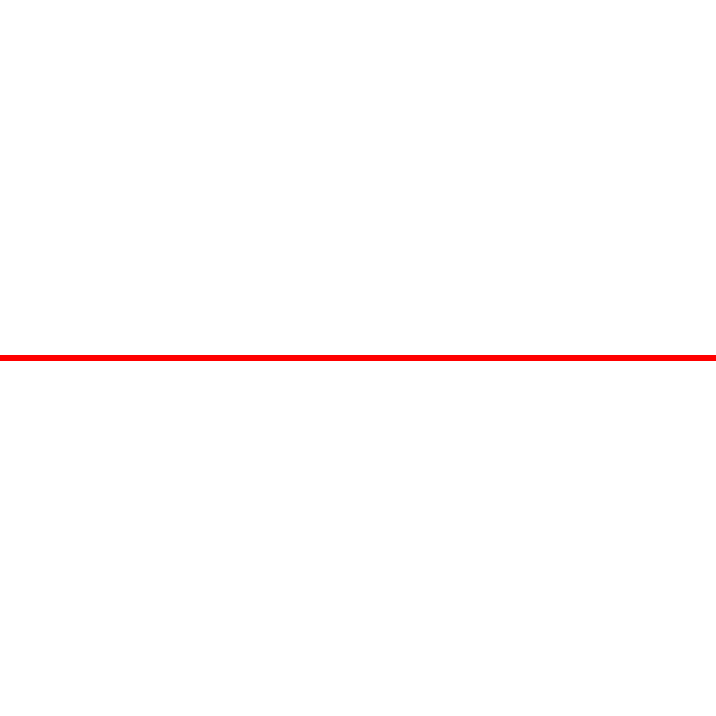
Frame 1 (no input)
Frame 60 (no input): identical to frame 1, image omitted
Frame 120 (the mouse pressed at the canvas centre since frame 60): identical to frame 1, image omitted

The p5.js sketch that drew this single still picture (run headless with seeded random() and noise() and a simulated clock; from frame 60 on, the mouse is pressed at the canvas centre):

// p5.js sketch
// ── sketch.js
let widthcadre = 0.01

function setup() {
        createCanvas(1790/2.5, 1790/2.5);
    createCanvas(1790/2.5, 1790/2.5);


 
}   


function serpentine(x, ystart, yend, longueur, step, weight, color) {
    let largeur = (yend - ystart) / (step + 2) ;
    for (let i = 0; i < step; i++) {


        strokeCap(PROJECT);
        strokeWeight(weight);
        stroke(color);
        line( x, ystart, x + longueur, ystart);
        line( x + longueur, ystart, x + longueur, ystart + largeur);
        ystart += largeur;
        line( x + longueur, ystart, x, ystart);
        line( x, ystart, x, ystart + largeur);
        ystart += largeur;
   

        
    }
}

function cadre(){
    fill(('rgba(215, 216, 214)'));

    noStroke();
    rect(0, 0, width, height * widthcadre);
    rect(0, height * (1 - widthcadre), width, height * widthcadre);
    rect(0, 0, width * widthcadre, height);
    rect(width * (1 - widthcadre), 0, width * widthcadre, height);
}



function draw() {


    epaisseur = 11
    background(('rgba(215, 216, 214)'));
    serpentine(height * widthcadre + epaisseur / 2, width * widthcadre + epaisseur / 2, width - epaisseur - 2, width * 0.13, 22, epaisseur, 'rgba(26, 28, 26)');
    epaisseur = 1
    serpentine(height * widthcadre + epaisseur / 2, width * widthcadre + epaisseur / 2, width - epaisseur - 2, width * 0.13, 22, epaisseur, 'rgba(26, 28, 26)');
    cadre()
    stroke('red')
    strokeWeight(6)
    line(0, height / 2, width, height / 2)

}
